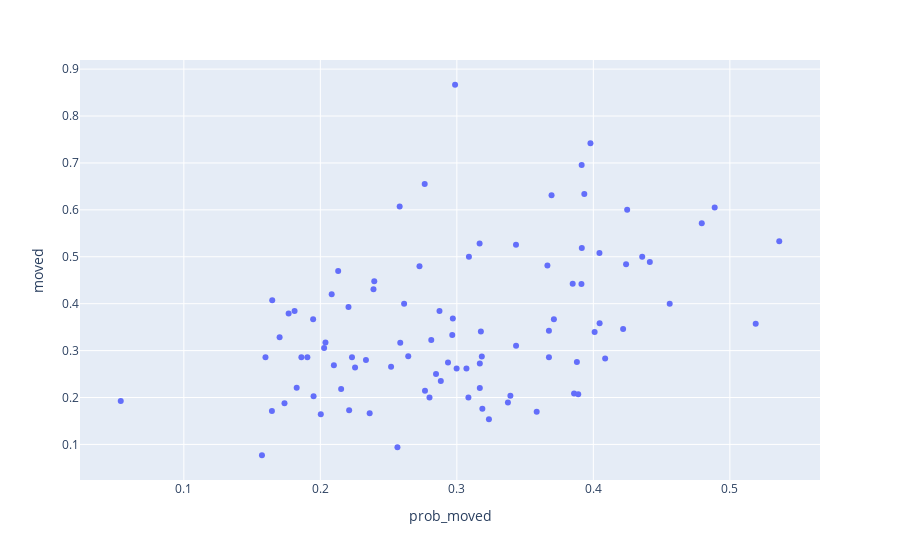

Here is the notebook cell this chart was saved with:
### Code cell
moved = selected.groupby('_individual')['moved'].mean().reset_index()
prob = data[data['distance'] == 0]
prob['prob_moved'] = 1 - prob['probability']
prob_moved = prob.groupby('_individual')['prob_moved'].mean().reset_index()
df = moved.merge(prob_moved)
px.scatter(df, x='prob_moved', y='moved')
